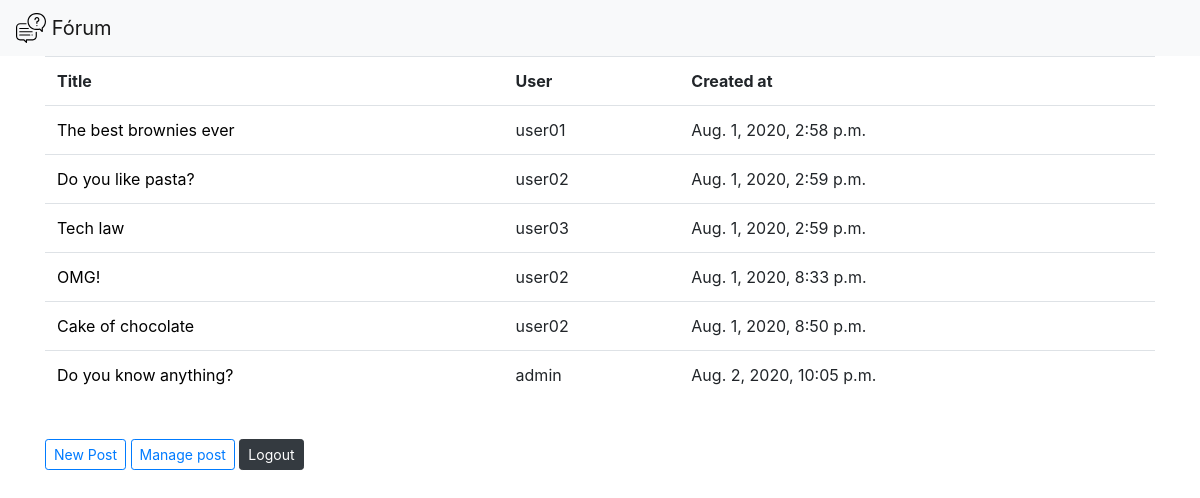
Page /interface/welcome/ (signed in) on the earlier database version.
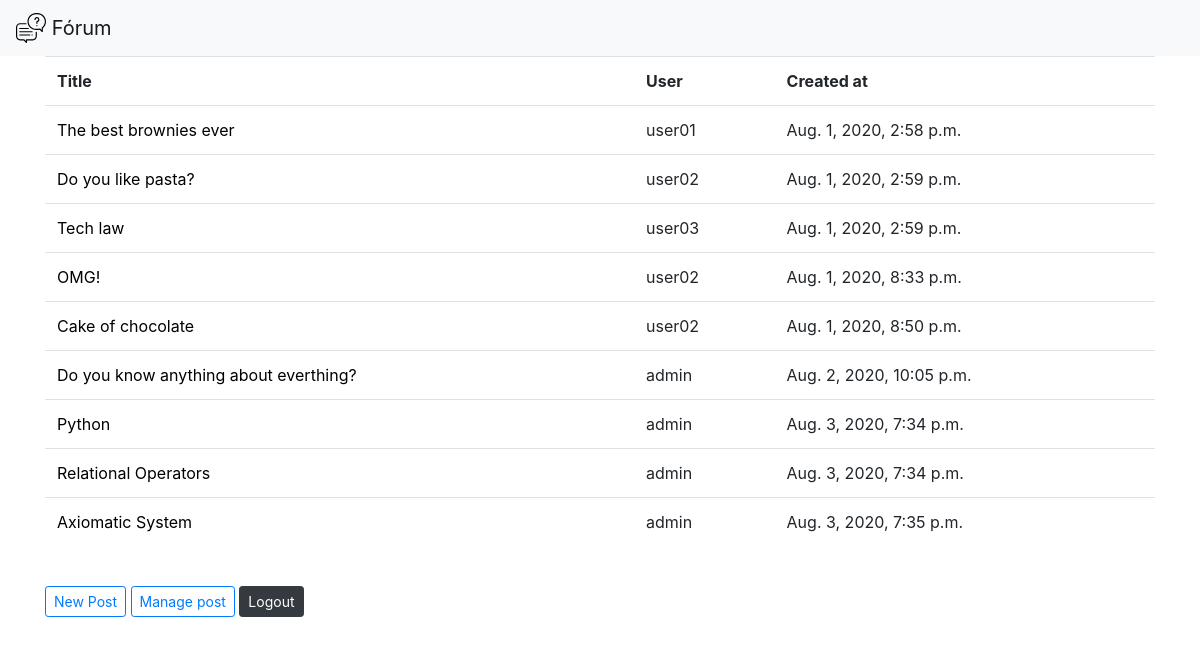
Same page on the later database version.
### entries/models.py (models this page shows, shortened)
class Posts(models.Model):
    user = models.ForeignKey(settings.AUTH_USER_MODEL, on_delete=models.CASCADE)
    title = models.CharField(max_length=100, verbose_name='Título: ')
    text = models.TextField(verbose_name='Texto: ')
    countLike = models.IntegerField(verbose_name='Likes', default=0)
    countUnlike = models.IntegerField(verbose_name='Unlike', default=0)
    created_at = models.DateTimeField(verbose_name='Data de Criação', auto_now_add=True)

### interface/views.py (the view)
# urls.py: path('welcome/', views.welcome, name='welcome'),
def welcome(request):
    list_post = Posts.objects.all()
    return render(request, 'interface/welcome.html', {
        'list_post':list_post
    })

### interface/templates/interface/welcome.html (shortened to what this page needs)
{% extends "interface/layout.html" %}
{% block body %}
    {% if user.is_authenticated %}
    <div class="container">
        <table class="table">
            <tr>
                <th scope="col">Title</th>
                <th scope="col">User</th>
                <th scope="col">Created at</th>
            </tr>
            {% if list_post %}
                {% for item in list_post %}
                    <tr>
                        <td><a style="text-decoration: none;" href="{% url 'interface:post' item.id %}"> {{ item.title }} </a></td>
                        <td>{{ item.user }}</td>
                        <td>{{ item.created_at }}</td>
                    </tr>
                {% endfor %}
            {% else %}
                <p>This content is empty</p>
            {% endif %}
        </table>
        <br>
        <a href="{% url 'interface:newpost'%}"><button type='button' class="btn btn-outline-primary btn-sm">New Post</button></a>
        <a href="{% url 'interface:mypost' user.id %}"><button class="btn btn-outline-primary btn-sm">Manage post</button></a>
        <a href="{% url 'logout' %}"><button class="btn btn-dark btn-sm">Logout</button></a>
        {% else %}
            <h4>You do not have access for this page. Please, Log in.</h4>
            <a href="{% url 'interface:index' %}">Log in</a>
        {% endif %}
    </div>
{% endblock %}

### interface/templates/interface/layout.html (shortened to what this page needs)
{% load static %}
<!DOCTYPE html>
<html lang="en">
<head>
    <link rel="stylesheet" href="https://stackpath.bootstrapcdn.com/bootstrap/4.5.0/css/bootstrap.min.css">
    <link href="../../static/interface/style.css" rel="stylesheet">
</head>
<body>
    <nav class="navbar navbar-light bg-light">
        <a class="navbar-brand" href="{% url 'interface:welcome' %}">
            <img src="{% static 'img/logo.svg' %}" width="30" height="30" class="d-inline-block align-top" alt="" loading="lazy"> Fórum
        </a>
    </nav>
{% block body %}{% endblock %}
</body>
</html>

### interface/static/interface/style.css (style rules this page uses)
* { padding: 0; margin: 0; box-sizing: border-box; }
a { color: black; }

Differences in the rows shown:
changed Posts: title "Do you know anything?" → "Do you know anything about everthing?"
added Posts: title "Python", user "admin", created_at "Aug. 3, 2020, 7:34 p.m."
added Posts: title "Relational Operators", user "admin", created_at "Aug. 3, 2020, 7:34 p.m."
added Posts: title "Axiomatic System", user "admin", created_at "Aug. 3, 2020, 7:35 p.m."
